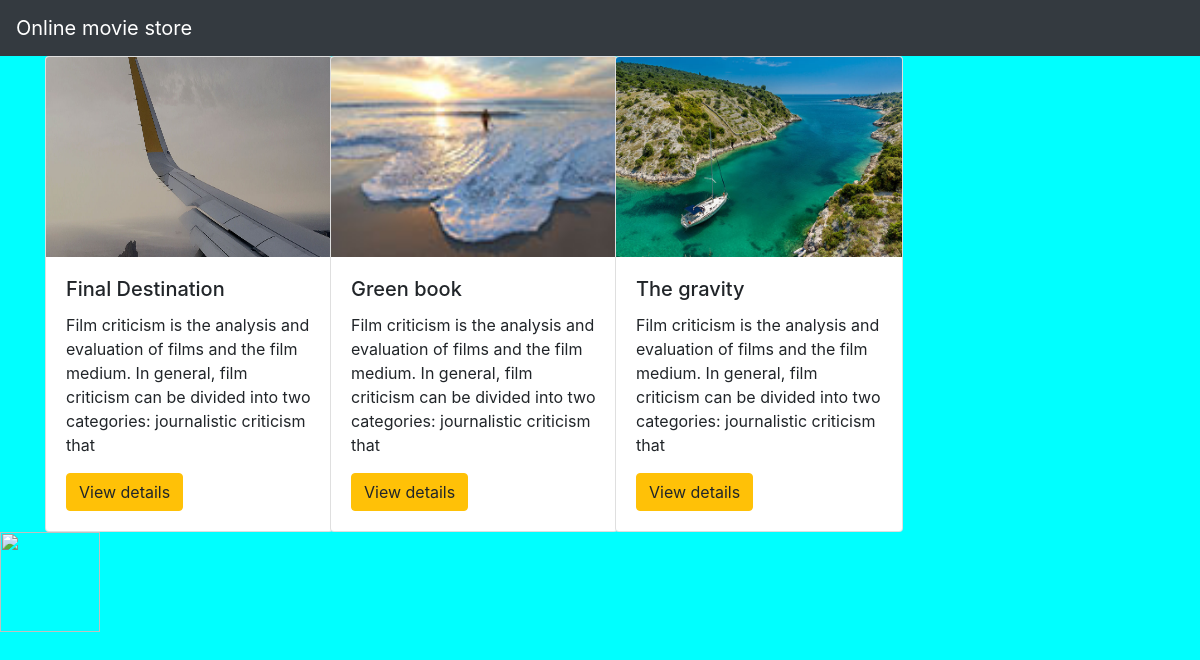
The page / on the database its author committed.
### movieapp/models.py (models this page shows, shortened)
class movie(models.Model):
    name=models.CharField(max_length=200)
    desc=models.TextField()
    year=models.IntegerField()
    img=models.ImageField(upload_to='gallery')

### movieapp/views.py (the view)
# urls.py: path('',views.index,name='index'),
def index(request):
    movies= movie.objects.all()
    context={
        'movie_list':movies
    }
    return render(request,'index.html',context)

### templates/index.html (shortened to what this page needs)
{% extends 'base.html' %}
{% block body %}
<div class="container">
    <div class="row">
      {% for i in movie_list %}
       <div class="col-md-3">
           <div class="card" style="width: 18rem;">
  <img src="{{i.img.url}}" class="card-img-top" alt="" width="200" height="200">
  <div class="card-body">
    <h5 class="card-title">{{i.name}}</h5>
    <p class="card-text">{{i.desc}}</p>
    <a class="btn btn-warning" href="{% url 'movieapp:detail' i.id %}" >View details</a>
  </div>
</div>
       </div>
        {% endfor %}
    </div>
</div>
<img src="{{i.img.url}}" width="100" height="100">
{% endblock %}

### templates/base.html (shortened to what this page needs)
{% load static %}
<!DOCTYPE html>
<html lang="en">
<head>
    <link rel="stylesheet" href="https://cdn.jsdelivr.net/npm/bootstrap@4.4.1/dist/css/bootstrap.min.css">
    <link rel="stylesheet" href="{% static 'style.css' %}">
</head>
<body>
<nav class="navbar navbar-dark bg-dark">
  <a class="navbar-brand" href="#">
      Online movie store
  </a>
</nav>
{% block body %}
{% endblock %}
</body>
</html>

### static/style.css (style rules this page uses)
body { background-color:aqua; }

### rows shown on the page
movie: img (picture), name "Final Destination", desc "Film criticism is the analysis and evaluation of films and the film medium. In general, film criticism can be divided into two categories: journalistic criticism that"
movie: img (picture), name "Green book", desc "Film criticism is the analysis and evaluation of films and the film medium. In general, film criticism can be divided into two categories: journalistic criticism that"
movie: img (picture), name "The gravity", desc "Film criticism is the analysis and evaluation of films and the film medium. In general, film criticism can be divided into two categories: journalistic criticism that"
